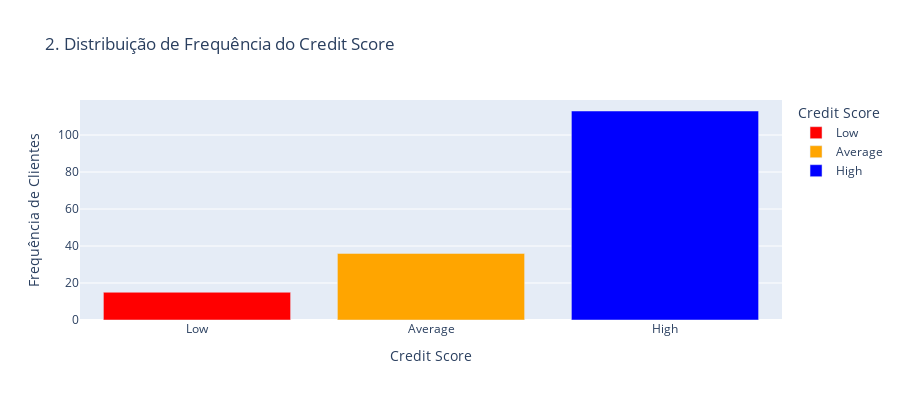
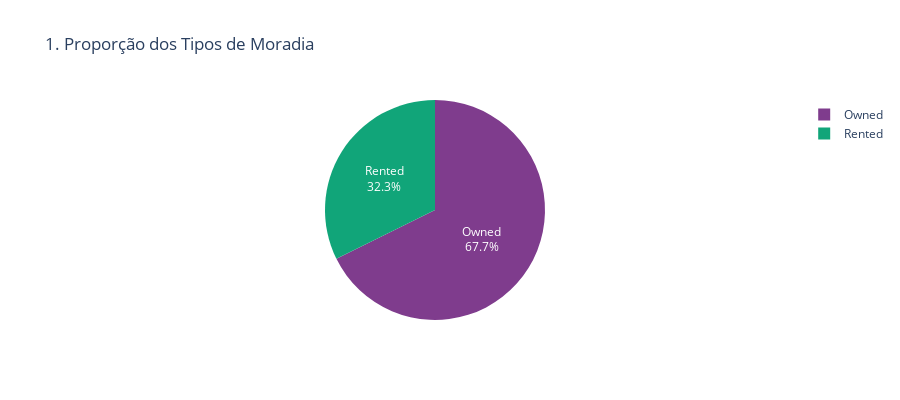
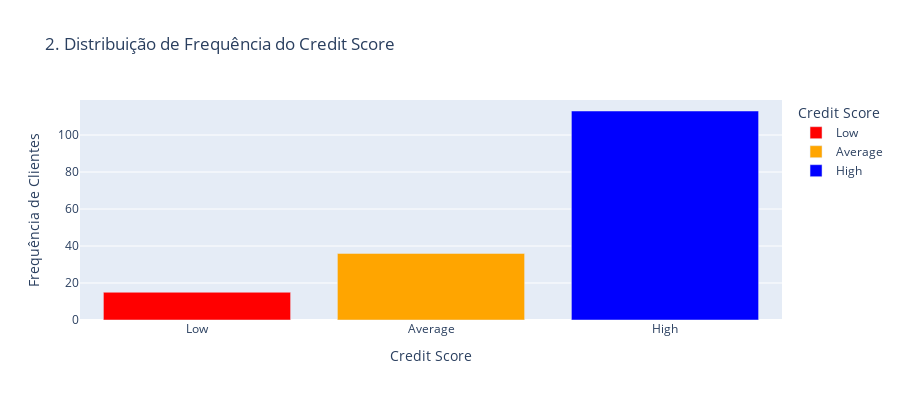
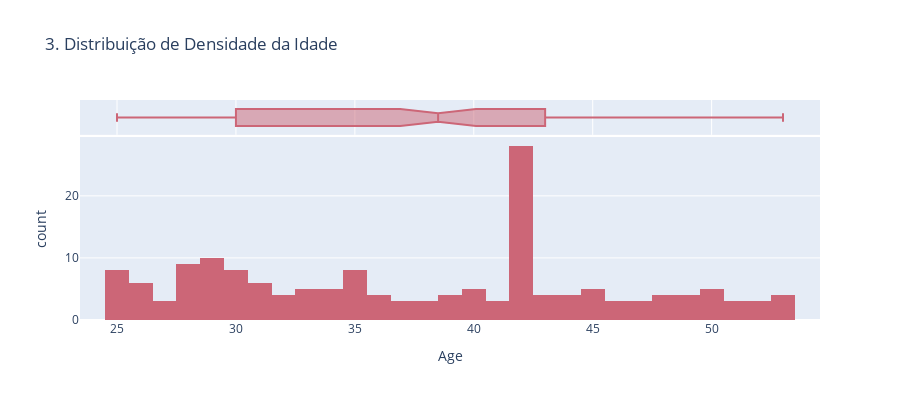

The code cell stored with these charts, in order, in its notebook:
### Markdown cell above
## Análise Univariada

1. Credit Score (Pontuação de Crédito):
Insight: A base de clientes é majoritariamente de baixo risco, com a maior parte dos registros concentrada no score "High". Os scores "Average" e "Low" representam uma fatia menor, indicando que o foco da análise deve ser na diferenciação dos scores "High" e "Average".

3. Age (Idade)
Insight: A idade tem uma distribuição simétrica e relativamente concentrada (sem outliers visíveis, conforme a caixa), com a maioria dos clientes entre 28 e 45 anos (aproximadamente Q1 e Q3). A mediana está em torno de 36 anos.

4. Home Ownership (Situação da Moradia)
Insight: A maioria dos clientes tem casa própria ("Owned"), superando significativamente aqueles que alugam ("Rented"). Esta é uma característica de estabilidade na base, que se alinha à alta frequência de score "High".

4. Income (Renda/Salário)
Gráfico: Histograma de Densidade com Box Plot.
Insight Curto: A distribuição da Renda é enviesada positivamente (skewed right). A maioria dos clientes tem renda concentrada entre 40k e 100k, mas há uma longa cauda de alta renda se estendendo além de 160k, o que está visível tanto no histograma quanto na extensão do Box Plot superior. Recomendação: O enviesamento e os outliers na cauda superior justificam a normalização da renda para uso em modelos de Machine Learning (o que você já fez com o MinMaxScaler).


Não foram encontrados outiliers.

### Code cell
# 1. DISTRIBUIÇÃO DOS TIPOS DE MORADIA (HOME OWNERSHIP)

# Usaremos o gráfico de pizza (pie chart) para proporções categóricas
fig_home = px.pie(
    df,
    names='Home Ownership',
    title='1. Proporção dos Tipos de Moradia',
    color_discrete_sequence=px.colors.qualitative.Bold, # Paleta profissional
)
fig_home.update_traces(textposition='inside', textinfo='percent+label')
fig_home.update_layout(height=400)


# 2. DISTRIBUIÇÃO DO CREDIT SCORE
# 1. Preparar o DataFrame de contagens
score_counts_df = df['Credit Score'].value_counts().reindex(score_order).reset_index()

# 2. Renomear as colunas do novo DataFrame para CLAREZA
# O .reset_index() criou uma coluna chamada 'index' (categorias) e a contagem foi nomeada 'Credit Score'
# Vamos renomear para refletir o que são:
score_counts_df.columns = ['Credit Score Category', 'Count'] 

score_order = ['Low', 'Average', 'High'] 

fig_score = px.bar(
    score_counts_df,
    x='Credit Score Category', # AGORA usa o nome renomeado para a CATEGORIA
    y='Count',                 # AGORA usa o nome renomeado para a CONTAGEM
    title='2. Distribuição de Frequência do Credit Score',
    labels={'Credit Score Category': 'Credit Score', 'Count': 'Frequência de Clientes'},
    category_orders={"Credit Score Category": score_order},
    color='Credit Score Category',
    color_discrete_map={'High': 'blue', 'Average': 'orange', 'Low': 'red'}
)
fig_score.update_layout(height=400)

fig_score.show()


# 3. DISTRIBUIÇÃO DA IDADE (AGE)
# Usaremos o histograma com box plot marginal para visualizar a distribuição e outliers
fig_age = px.histogram(
    df,
    x='Age',
    title='3. Distribuição de Densidade da Idade',
    marginal='box', # Adiciona um box plot no topo para visualizar a simetria e outliers
    nbins=30, # Ajusta a granularidade
    color_discrete_sequence=[px.colors.qualitative.Safe[1]] # Cor única
)
fig_age.update_layout(height=400)


# EXIBIÇÃO COMBINADA (Opcional: Exibe um por vez ou use dashboards)

fig_home.show()
fig_score.show()
fig_age.show()

# NOTA: Para exibir todos em uma única figura no Plotly, 
# é mais fácil usar 'make_subplots' com 'go.Figure', mas 
# para fins de script, exibir um por vez é a forma mais direta do Plotly Express.



# Cor escolhida para harmonizar com o tema financeiro: Azul escuro corporativo
FINANCE_BLUE = '#1f77b4' # Azul Matplotlib padrão, ou use '#004d99' para um azul mais escuro

column_income = 'Income'

fig_density = px.histogram(
    df,
    x=column_income,
    
    # Adiciona a linha de densidade (curva KDE)
    histnorm='density',          # Normaliza a altura das barras para que a área total seja 1
    marginal='box',              # Adiciona um box plot na lateral para visualizar outliers
    
    title=f'Distribuição de Densidade da Renda ({column_income})',
    labels={
        column_income: 'Renda (Income)',
        'density': 'Densidade (Probabilidade)' # Eixo Y
    },
    
    # Define a cor única para as barras e a linha de densidade
    color_discrete_sequence=[FINANCE_BLUE],
    
    nbins=50, # Aumenta o número de bins para mais detalhes
    height=500
)

# Ajuste opcional: Garante que a linha KDE (curva de densidade) também use a cor harmonizada
# O marginal (boxplot) e o histograma já usam a cor acima.

fig_density.show()

### Figure 1 — Plotly figure (JSON) as saved in the notebook; plotly's stock layout.template omitted (floating-point values rounded to 4 significant figures)
{"data": [{"hovertemplate": "Credit Score=%{x}<br>Frequência de Clientes=%{y}<extra></extra>", "legendgroup": "Low", "marker": {"color": "red", "pattern": {"shape": ""}}, "name": "Low", "orientation": "v", "showlegend": true, "textposition": "auto", "type": "bar", "x": ["Low"], "xaxis": "x", "y": [15], "yaxis": "y"}, {"hovertemplate": "Credit Score=%{x}<br>Frequência de Clientes=%{y}<extra></extra>", "legendgroup": "Average", "marker": {"color": "orange", "pattern": {"shape": ""}}, "name": "Average", "orientation": "v", "showlegend": true, "textposition": "auto", "type": "bar", "x": ["Average"], "xaxis": "x", "y": [36], "yaxis": "y"}, {"hovertemplate": "Credit Score=%{x}<br>Frequência de Clientes=%{y}<extra></extra>", "legendgroup": "High", "marker": {"color": "blue", "pattern": {"shape": ""}}, "name": "High", "orientation": "v", "showlegend": true, "textposition": "auto", "type": "bar", "x": ["High"], "xaxis": "x", "y": [113], "yaxis": "y"}], "layout": {"barmode": "relative", "height": 400, "legend": {"title": {"text": "Credit Score"}, "tracegroupgap": 0}, "title": {"text": "2. Distribuição de Frequência do Credit Score"}, "xaxis": {"anchor": "y", "categoryarray": ["Low", "Average", "High"], "categoryorder": "array", "domain": [0, 1], "title": {"text": "Credit Score"}}, "yaxis": {"anchor": "x", "domain": [0, 1], "title": {"text": "Frequência de Clientes"}}}}

### Figure 2 — Plotly figure (JSON) as saved in the notebook; plotly's stock layout.template omitted (floating-point values rounded to 4 significant figures; data arrays with more than 128 entries replaced by an {"elided": "..."} marker saying what was removed)
{"data": [{"domain": {"x": [0, 1], "y": [0, 1]}, "hovertemplate": "Home Ownership=%{label}<extra></extra>", "labels": {"elided": "164 str values"}, "legendgroup": "", "name": "", "showlegend": true, "textinfo": "percent+label", "textposition": "inside", "type": "pie"}], "layout": {"height": 400, "legend": {"tracegroupgap": 0}, "piecolorway": ["rgb(127, 60, 141)", "rgb(17, 165, 121)", "rgb(57, 105, 172)", "rgb(242, 183, 1)", "rgb(231, 63, 116)", "rgb(128, 186, 90)", "rgb(230, 131, 16)", "rgb(0, 134, 149)", "rgb(207, 28, 144)", "rgb(249, 123, 114)", "rgb(165, 170, 153)"], "title": {"text": "1. Proporção dos Tipos de Moradia"}}}

### Figure 3 — Plotly figure (JSON) as saved in the notebook; plotly's stock layout.template omitted (floating-point values rounded to 4 significant figures)
{"data": [{"hovertemplate": "Credit Score=%{x}<br>Frequência de Clientes=%{y}<extra></extra>", "legendgroup": "Low", "marker": {"color": "red", "pattern": {"shape": ""}}, "name": "Low", "orientation": "v", "showlegend": true, "textposition": "auto", "type": "bar", "x": ["Low"], "xaxis": "x", "y": [15], "yaxis": "y"}, {"hovertemplate": "Credit Score=%{x}<br>Frequência de Clientes=%{y}<extra></extra>", "legendgroup": "Average", "marker": {"color": "orange", "pattern": {"shape": ""}}, "name": "Average", "orientation": "v", "showlegend": true, "textposition": "auto", "type": "bar", "x": ["Average"], "xaxis": "x", "y": [36], "yaxis": "y"}, {"hovertemplate": "Credit Score=%{x}<br>Frequência de Clientes=%{y}<extra></extra>", "legendgroup": "High", "marker": {"color": "blue", "pattern": {"shape": ""}}, "name": "High", "orientation": "v", "showlegend": true, "textposition": "auto", "type": "bar", "x": ["High"], "xaxis": "x", "y": [113], "yaxis": "y"}], "layout": {"barmode": "relative", "height": 400, "legend": {"title": {"text": "Credit Score"}, "tracegroupgap": 0}, "title": {"text": "2. Distribuição de Frequência do Credit Score"}, "xaxis": {"anchor": "y", "categoryarray": ["Low", "Average", "High"], "categoryorder": "array", "domain": [0, 1], "title": {"text": "Credit Score"}}, "yaxis": {"anchor": "x", "domain": [0, 1], "title": {"text": "Frequência de Clientes"}}}}

### Figure 4 — Plotly figure (JSON) as saved in the notebook; plotly's stock layout.template omitted (floating-point values rounded to 4 significant figures; data arrays with more than 128 entries replaced by an {"elided": "..."} marker saying what was removed)
{"data": [{"bingroup": "x", "hovertemplate": "Age=%{x}<br>count=%{y}<extra></extra>", "legendgroup": "", "marker": {"color": "rgb(204, 102, 119)", "pattern": {"shape": ""}}, "name": "", "nbinsx": 30, "orientation": "v", "showlegend": false, "type": "histogram", "x": {"elided": "164 float values"}, "xaxis": "x", "yaxis": "y"}, {"hovertemplate": "Age=%{x}<extra></extra>", "legendgroup": "", "marker": {"color": "rgb(204, 102, 119)"}, "name": "", "notched": true, "showlegend": false, "type": "box", "x": {"elided": "164 float values"}, "xaxis": "x2", "yaxis": "y2"}], "layout": {"barmode": "relative", "height": 400, "legend": {"tracegroupgap": 0}, "title": {"text": "3. Distribuição de Densidade da Idade"}, "xaxis": {"anchor": "y", "domain": [0, 1], "title": {"text": "Age"}}, "xaxis2": {"anchor": "y2", "domain": [0, 1], "matches": "x", "showgrid": true, "showticklabels": false}, "yaxis": {"anchor": "x", "domain": [0, 0.8316], "title": {"text": "count"}}, "yaxis2": {"anchor": "x2", "domain": [0.8416, 1], "matches": "y2", "showgrid": false, "showline": false, "showticklabels": false, "ticks": ""}}}
